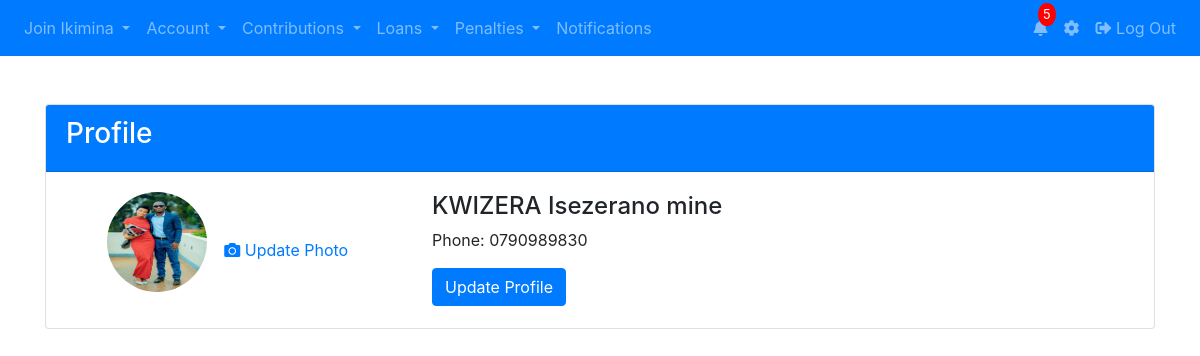
The page /profile.php (signed in) on the database its author committed.
### tables this page shows
CREATE TABLE `users` (
  `id` int(11) NOT NULL,
  `firstname` varchar(50) NOT NULL,
  `lastname` varchar(50) NOT NULL,
  `phone_number` varchar(15) NOT NULL,
  `idno` varchar(50) NOT NULL,
  `idnotype` varchar(50) NOT NULL,
  `idno_picture` varchar(255) NOT NULL,
  `behalf_name` varchar(30) NOT NULL,
  `behalf_phone_number` varchar(30) NOT NULL,
  `password` varchar(255) NOT NULL,
  `image` varchar(255) NOT NULL,
  `otp` int(11) DEFAULT 0,
  `verified` tinyint(4) NOT NULL DEFAULT 0,
  `otp_used` tinyint(1) NOT NULL DEFAULT 0,
  `otp_login` int(11) NOT NULL DEFAULT 0,
  `otp_forgot` int(11) NOT NULL,
  `otp_behalf` int(11) NOT NULL,
  `otp_behalf_used` tinyint(1) NOT NULL,
  `terms` tinyint(1) DEFAULT 0,
  `created_at` timestamp NOT NULL DEFAULT current_timestamp(),
  `updated_at` timestamp NOT NULL DEFAULT current_timestamp() ON UPDATE current_timestamp(),
  `role` enum('User','Sector','Court') DEFAULT 'User'
);

### profile.php (the view, shortened to what this page needs)
<?php
require 'config.php';
$user_id = $_SESSION['user_id'];
$stmt = $pdo->prepare("SELECT firstname, lastname, phone_number, image FROM users WHERE id = :id");
$stmt->bindParam(':id', $user_id);
$stmt->execute();
$user = $stmt->fetch(PDO::FETCH_ASSOC);
$user_name = htmlspecialchars($user['firstname'] . ' ' . $user['lastname']);
$phone_number = htmlspecialchars($user['phone_number']);
$user_image = !empty($user['image']) ? htmlspecialchars($user['image']) : 'default.jpg';
$total_notifications = 5;
?>
<!DOCTYPE html>
<html lang="en">
<head>
    <link rel="stylesheet" href="https://stackpath.bootstrapcdn.com/bootstrap/4.5.2/css/bootstrap.min.css">
    <link rel="stylesheet" href="https://cdnjs.cloudflare.com/ajax/libs/font-awesome/5.15.4/css/all.min.css">
</head>
<body>
    <nav class="navbar navbar-expand-lg navbar-dark bg-primary">
        <div class="collapse navbar-collapse" id="navbarNav">
        <ul class="navbar-nav mr-auto">
                <li class="nav-item dropdown">
                    <a class="nav-link dropdown-toggle" href="#" id="paymentsDropdown" role="button" data-toggle="dropdown" aria-haspopup="true" aria-expanded="false">
                        Join Ikimina
                    </a>
                </li>
                <li class="nav-item dropdown">
                    <a class="nav-link dropdown-toggle" href="#" id="accountDropdown" role="button" data-toggle="dropdown" aria-haspopup="true" aria-expanded="false">
                        Account
                    </a>
                </li>
                <li class="nav-item dropdown">
                    <a class="nav-link dropdown-toggle" href="#" id="contributionsDropdown" role="button" data-toggle="dropdown" aria-haspopup="true" aria-expanded="false">
                        Contributions
                    </a>
                </li>
                <li class="nav-item dropdown">
                    <a class="nav-link dropdown-toggle" href="#" id="loansDropdown" role="button" data-toggle="dropdown" aria-haspopup="true" aria-expanded="false">
                        Loans
                    </a>
                </li>
                <li class="nav-item dropdown">
                    <a class="nav-link dropdown-toggle" href="#" id="penaltiesDropdown" role="button" data-toggle="dropdown" aria-haspopup="true" aria-expanded="false">
                        Penalties
                    </a>
                </li>
                <li class="nav-item">
                    <a class="nav-link" href="#">Notifications</a>
                </li>
            </ul>
            <ul class="navbar-nav ml-auto">
                <li class="nav-item">
                    <a class="nav-link position-relative" href="#"><i class="fas fa-bell"></i>
                        <span class="notification-badge"><?php echo $total_notifications; ?></span>
                    </a>
                </li>
                <li class="nav-item">
                    <a class="nav-link" href="#"><i class="fas fa-cog"></i></a>
                </li>
                <li class="nav-item">
                    <a class="nav-link" href="#" onclick="confirmLogout()"><i class="fas fa-sign-out-alt"></i> Log Out</a>
                </li>
            </ul>
        </div>
    </nav>
    <div class="container mt-5">
        <div class="card">
            <div class="card-header bg-primary text-white">
                <h3>Profile</h3>
            </div>
            <div class="card-body">
                <div class="row">
                    <div class="col-md-4 text-center">
                        <img src="<?php echo $user_image; ?>" alt="Profile Picture" class="rounded-circle mb-3" width="100" height="100" onclick="openModal('<?php echo $user_image; ?>')">
                        <button class="btn btn-link" data-toggle="modal" data-target="#uploadImageModal"><i class="fas fa-camera"></i> Update Photo</button>
                    </div>
                    <div class="col-md-8">
                        <h4><?php echo $user_name; ?></h4>
                        <p>Phone: <?php echo $phone_number; ?></p>
                        <button class="btn btn-primary" id="updateProfileBtn" data-toggle="modal" data-target="#updateProfileModal">Update Profile</button>
                    </div>
                </div>
            </div>
        </div>
    </div>
</body>
</html>

### profile.php (style rules this page uses)
.notification-badge { position: absolute; top: -5px; right: -0px; background-color: red; color: white; border-radius: 50%; padding: 2px 5px; font-size: 0.80rem; }

### rows shown on the page
users: image (picture), user_name "KWIZERA Isezerano mine", phone_number "0790989830"

### other values the page prints
$total_notifications "5"
